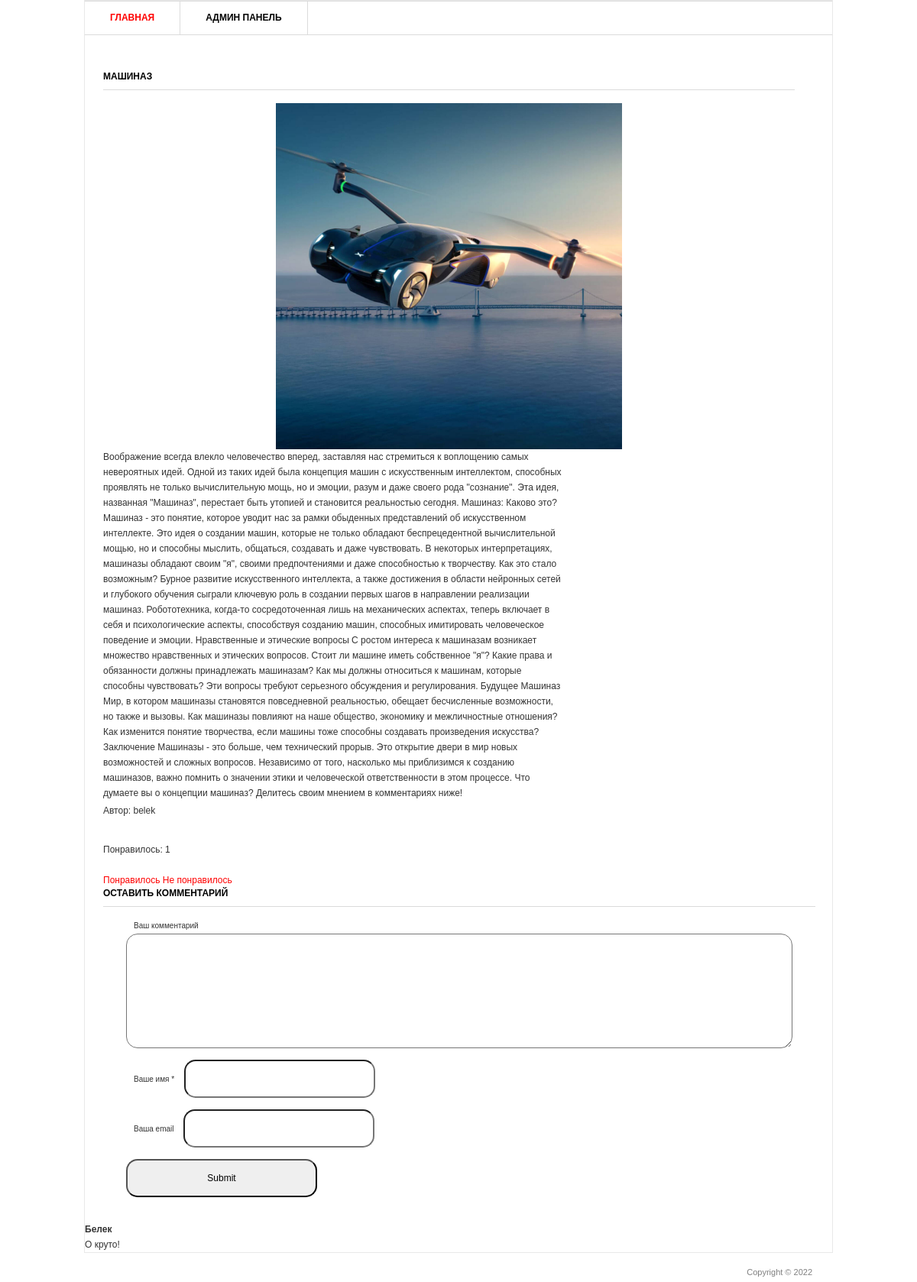
/3/, run on an earlier commit of the app's database.
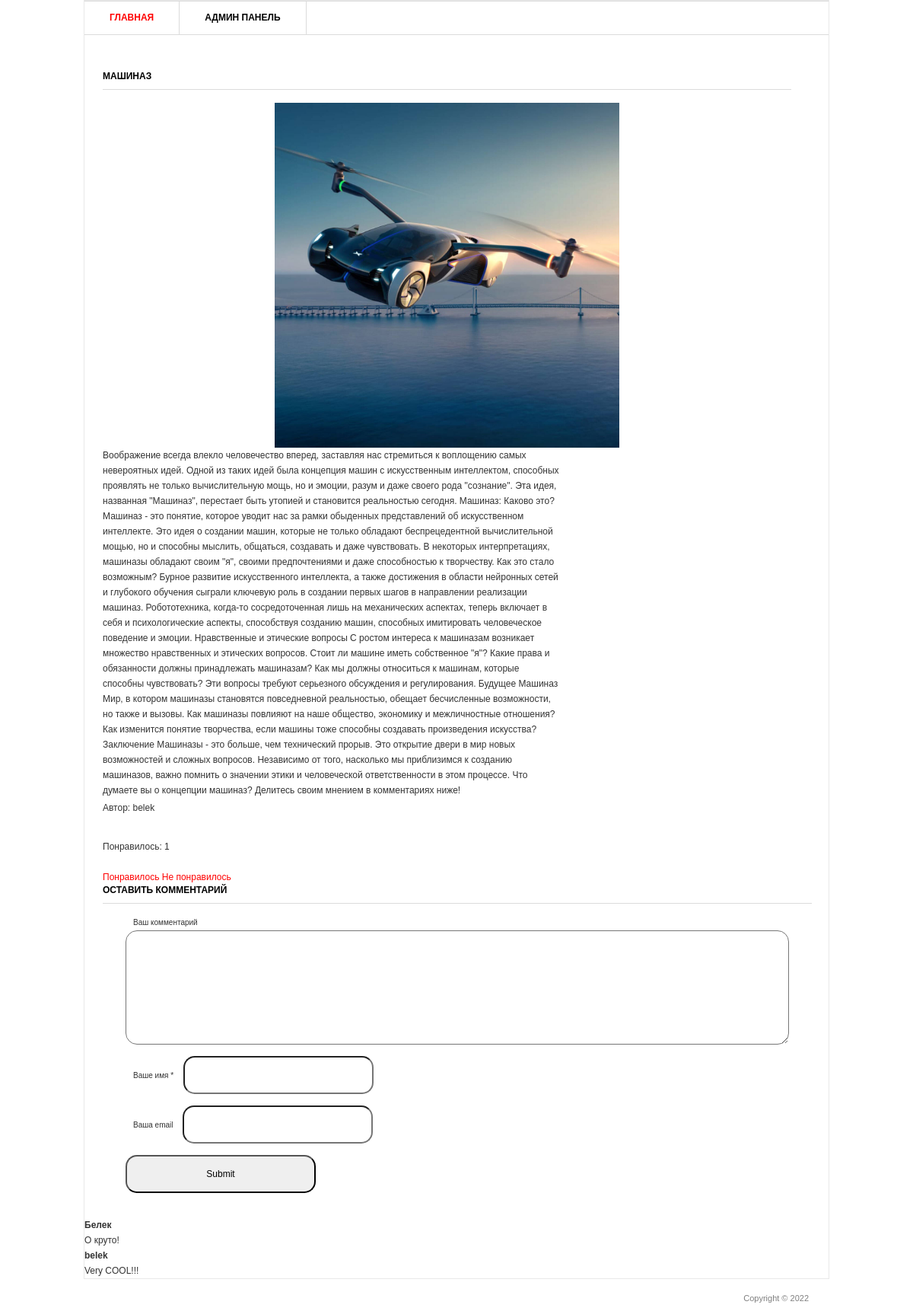
And on a later commit of the database.
### blog/models.py (models this page shows, shortened)
class Comments(models.Model):
    email = models.EmailField()
    name = models.CharField('Имя', max_length=200)
    text_comments = models.TextField('Текст комментария', max_length=2000)
    post = models.ForeignKey(Post, verbose_name='Публикация', on_delete=models.CASCADE)
    class Meta:
        verbose_name = 'Комментарий'
        verbose_name_plural = 'Комментарии'

### blog/views.py (the view)
# urls.py: path('<int:pk>/', views.PostDetail.as_view()),
class PostDetail(View):
    def get(self, request, pk):
        post = Post.objects.get(id=pk)
        return render(request, 'blog/blog_detail.html', {'post': post})

### templates/blog/blog_detail.html (shortened to what this page needs)
{% load static %}
<html >
<head>
	<link rel="stylesheet" href="{% static 'css/style.css' %}" type="text/css" media="all" />
</head>
<body>
<div class="shell">
	<div class="border">
		<div id="navigation">
			<ul>
			    <li><a href="/" class="active">Главная</a></li>
			    <li><a href="/admin">Админ панель</a></li>
			</ul>
		</div>
		<div id="main">
			<div id="content" class="left">
				<div class="projects">
					<h3>{{ post.title }}</h3>
                    <p align="center">
                        <img src="{{ post.img.url }}" alt="Картинка" width="50%" />
                    </p>
					<div class="item">
						<div class="text left">
							<p>{{ post.description }}</p>
							<p>Автор:  {{ post.author }}</p>
						</div>
					</div>
				</div>
			</div>
				<div>
					<br>
					<p>Понравилось: {{ post.likes_set.all.count }}</p>
					<br>
					<a href="{% url 'add_likes' post.id %}">Понравилось</a>
					<a href="{% url 'del_likes' post.id %}">Не понравилось</a>
				</div>
				<div class="form-comment">
					<h3>Оставить комментарий</h3>
					<div>
						<form action="{% url 'add_comments' post.id %}" method="post">
									<div>
										<label>Ваш комментарий</label>
										<textarea name="text_comments"></textarea>
									</div>
											<div>
												<label>Ваше имя *</label>
												<input type="text" name="name">
											</div>
													<div>
														<label>Ваша email</label>
														<input type="email" name="email">
													</div>
															<div>
																<input type="submit">
															</div>
						</form>
					</div>
				</div>
		</div>
		{% for comment in post.comments_set.all %}
		<div class="view-comment">
			<h4>{{ comment.name }}</h4>
			<p>
				{{ comment.text_comments }}
			</p>
		</div>
		{% endfor %}
	</div>
	<div id="footer">
		<p class="copy right">Copyright &copy;  2022 </p>
	</div>
</div>
</body>
</html>

What changed in the data, as far as the page shows it:
added Comments: name "belek", text_comments "Very COOL!!!"
